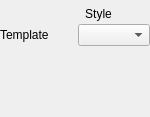
<?xml version="1.0" encoding="UTF-8"?>
<ui version="4.0">
 <class>ToolBarTemplateGroup</class>
 <widget class="QWidget" name="ToolBarTemplateGroup">
  <property name="geometry">
   <rect>
    <x>0</x>
    <y>0</y>
    <width>150</width>
    <height>117</height>
   </rect>
  </property>
  <property name="windowTitle">
   <string>Form</string>
  </property>
  <layout class="QGridLayout" name="gridLayout">
   <property name="leftMargin">
    <number>0</number>
   </property>
   <property name="topMargin">
    <number>3</number>
   </property>
   <property name="rightMargin">
    <number>0</number>
   </property>
   <property name="bottomMargin">
    <number>3</number>
   </property>
   <property name="spacing">
    <number>0</number>
   </property>
   <item row="2" column="0">
    <widget class="QLabel" name="LabelTemplate">
     <property name="sizePolicy">
      <sizepolicy hsizetype="Preferred" vsizetype="Preferred">
       <horstretch>0</horstretch>
       <verstretch>0</verstretch>
      </sizepolicy>
     </property>
     <property name="text">
      <string>Template</string>
     </property>
     <property name="margin">
      <number>3</number>
     </property>
    </widget>
   </item>
   <item row="0" column="1">
    <widget class="QToolButton" name="iconTagButton">
     <property name="text">
      <string>Style</string>
     </property>
     <property name="icon">
      <iconset resource="../../../openscantools.qrc">
       <normaloff>:/icons/tag/tag_base.png</normaloff>:/icons/tag/tag_base.png</iconset>
     </property>
     <property name="iconSize">
      <size>
       <width>50</width>
       <height>50</height>
      </size>
     </property>
     <property name="toolButtonStyle">
      <enum>Qt::ToolButtonTextUnderIcon</enum>
     </property>
     <property name="autoRaise">
      <bool>true</bool>
     </property>
    </widget>
   </item>
   <item row="2" column="1">
    <widget class="QComboBox" name="TemplateComboBox">
     <property name="currentText">
      <string/>
     </property>
    </widget>
   </item>
   <item row="3" column="1">
    <spacer name="verticalSpacer">
     <property name="orientation">
      <enum>Qt::Vertical</enum>
     </property>
     <property name="sizeHint" stdset="0">
      <size>
       <width>0</width>
       <height>0</height>
      </size>
     </property>
    </spacer>
   </item>
  </layout>
 </widget>
 <tabstops>
  <tabstop>iconTagButton</tabstop>
  <tabstop>TemplateComboBox</tabstop>
 </tabstops>
 <resources>
  <include location="../../../openscantools.qrc"/>
 </resources>
 <connections/>
</ui>
